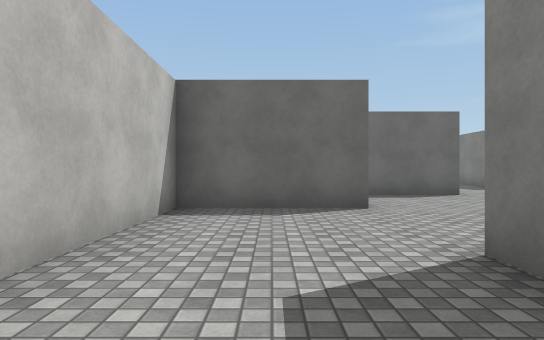
[1] (above)

17 first-person views from a walk through a 3-D level made in the Unity game engine. The camera is 1.2 m above the floor, looks level and sees 75° across. The floor is counted in squares, 2 m on a side. Each view is taken from the middle of a square. On the plan, view 1 faces up. The plan holds only what a view shows up to about 10 squares ahead; the rest is blank. The player is left out. Surface patterns are stand-ins for the level's own textures.

[2]
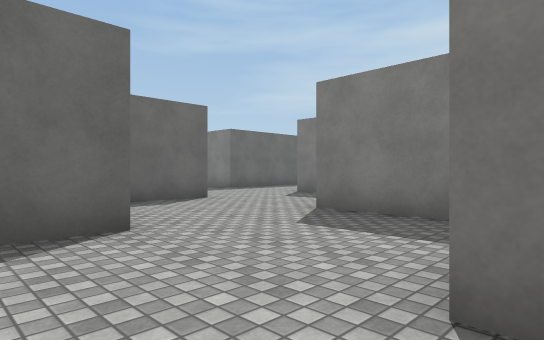

[3]
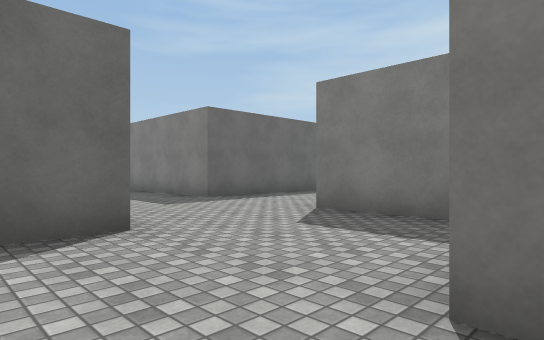

[4]
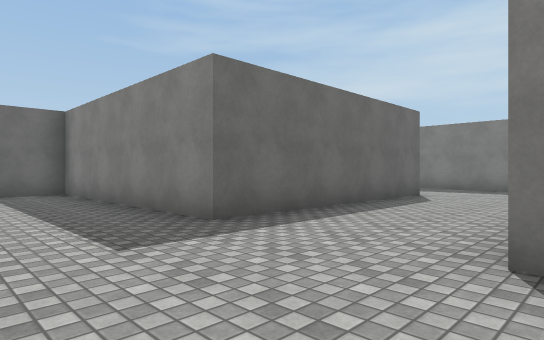

[5]
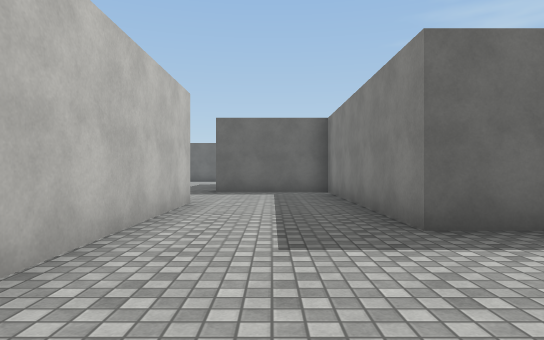

[6]
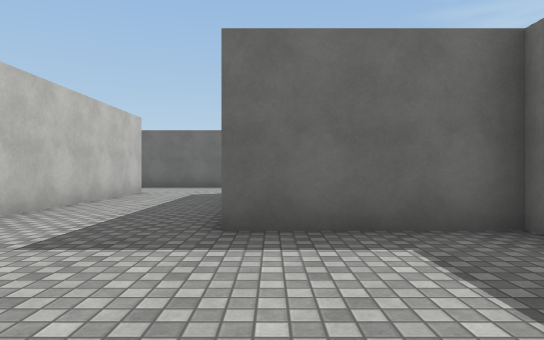

[7]
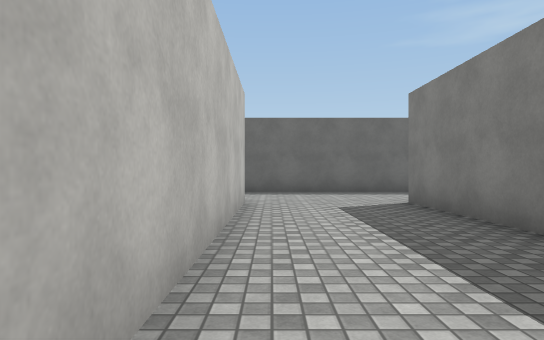

[8]
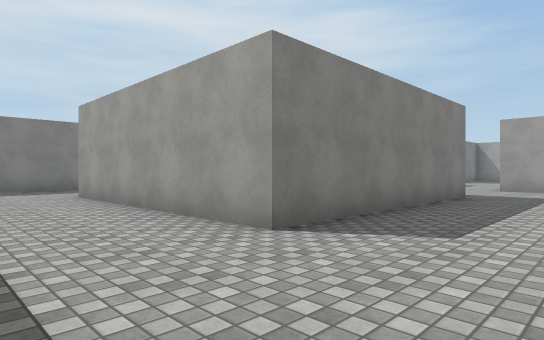

[9]
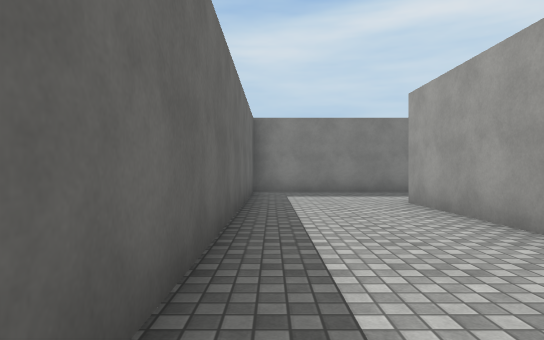

[10]
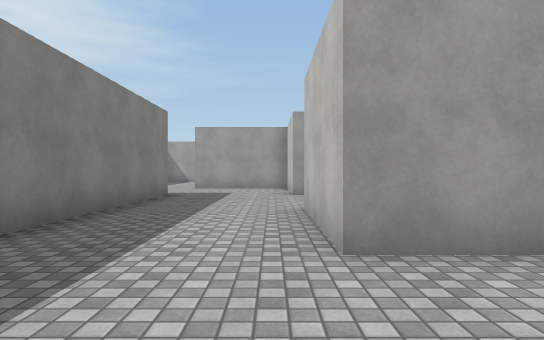

[11]
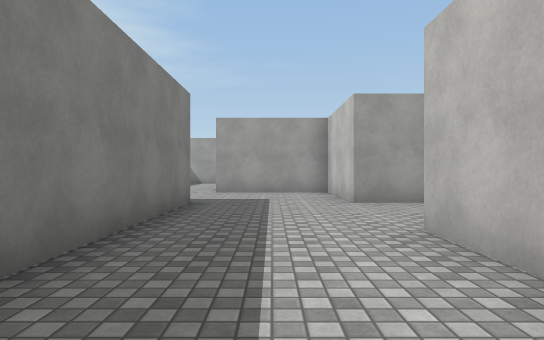

[12]
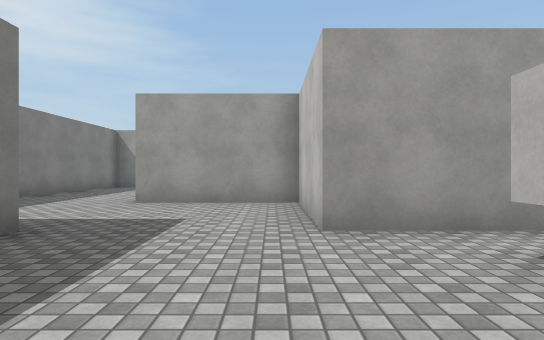

[13]
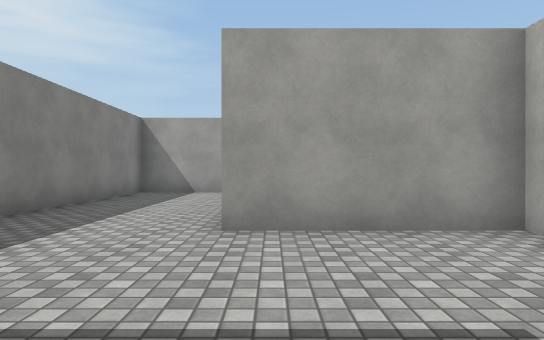

[14]
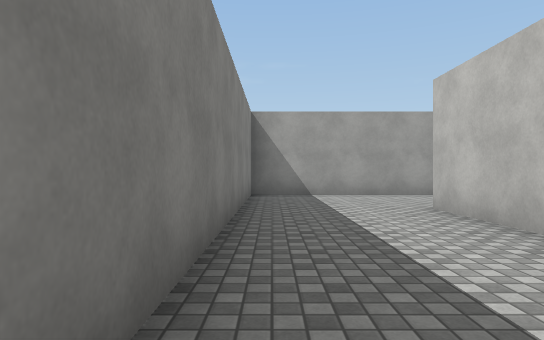

[15]
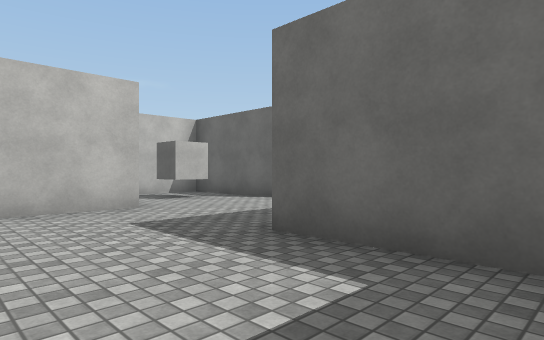

[16]
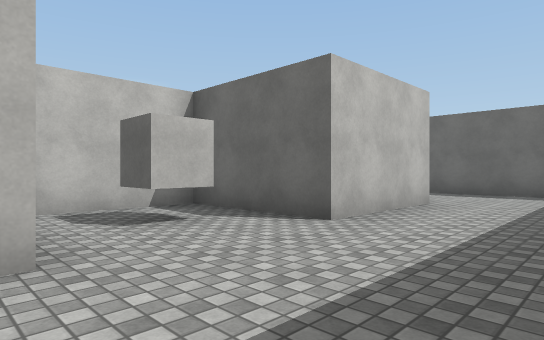

[17]
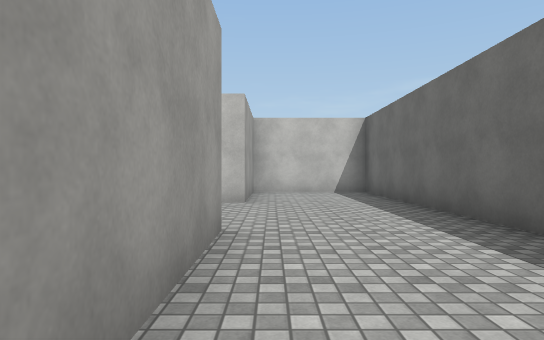

### Floor plan
Points are (right, up) in squares from view 1. A wall is a line through its corners. A room is listed if a view was taken in it or the views show most of it. See-through windows are left out.
Room 1 (views 1, 2, 3, 4, 5, 6, 7, 8, 9, 10, 11, 12, 13, 14, 15, 16, 17)
walls: (8.5, 17.5) (10.5, 17.5) (10.5, 14.5) (13.5, 14.5); (3.5, 14.5) (4.5, 14.5) (4.5, 9.9); (13.5, 13.7) (13.5, 11.5) (7.5, 11.5) (7.5, 17.5) (4.5, 17.5) (4.5, 23.5) (10.5, 23.5) (10.5, 20.5) (7.5, 20.5) (7.5, 18); (4.6, 8.5) (2.3, 8.5); (12.1, 8.5) (16.5, 8.5) (16.5, 16.4); (7.5, 6.4) (7.5, 8.5); (15.8, 17.5) (13.5, 17.5) (13.5, 26.5); (1.6, 5.5) (-1.5, 5.5) (-1.5, 1.9); (4.5, 3.4) (4.5, 5.5); (11.9, 26.5) (-1.5, 26.5) (-1.5, 23.5) (1.5, 23.5) (1.5, 17.6); (1.5, 1.9) (1.5, 2.5)
objects: other object (9, 19)

Where each view was taken, in squares from view 1:
view 1: 0 up, 0 right, facing up
view 2: 2 up, 0 right, facing up-right
view 3: 5 up, 3 right, facing up-right
view 4: 8 up, 5 right, facing up-right
view 5: 8 up, 6 right, facing up
view 6: 14 up, 5 right, facing up
view 7: 17 up, 2 right, facing up
view 8: 26 up, 2 right, facing down-right
view 9: 26 up, 4 right, facing right
view 10: 26 up, 11 right, facing down
view 11: 24 up, 12 right, facing down
view 12: 21 up, 11 right, facing down
view 13: 18 up, 13 right, facing down
view 14: 17 up, 16 right, facing down
view 15: 15 up, 16 right, facing up-left
view 16: 17 up, 13 right, facing up-left
view 17: 24 up, 8 right, facing left
